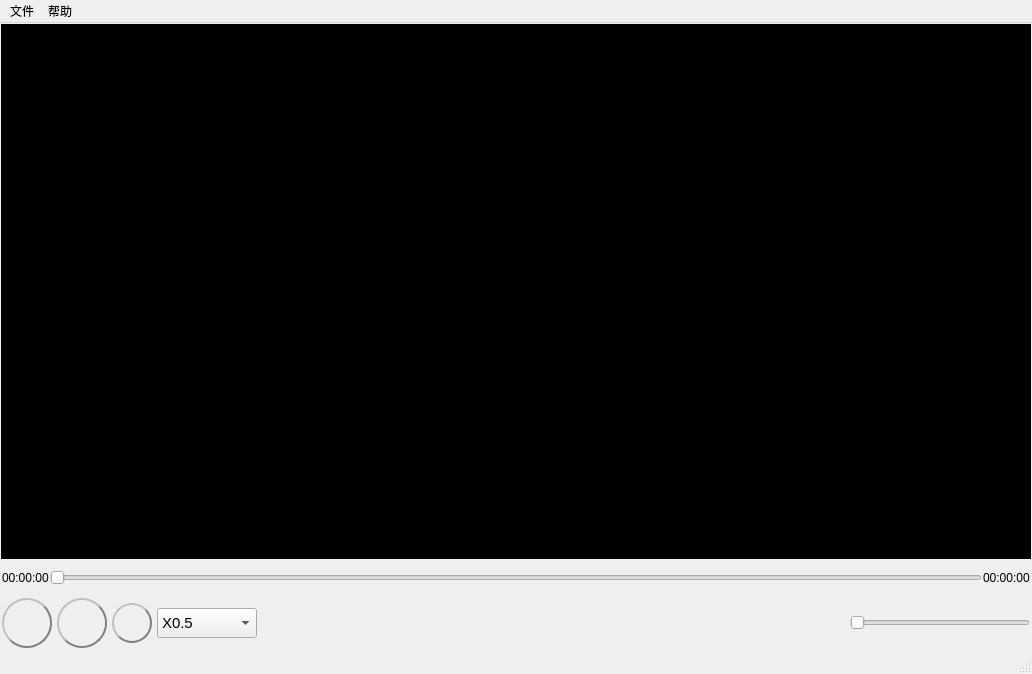
<?xml version="1.0" encoding="UTF-8"?>
<ui version="4.0">
 <class>VideoPlayer</class>
 <widget class="QMainWindow" name="VideoPlayer">
  <property name="geometry">
   <rect>
    <x>0</x>
    <y>0</y>
    <width>1032</width>
    <height>674</height>
   </rect>
  </property>
  <property name="windowTitle">
   <string>MainWindow</string>
  </property>
  <widget class="QWidget" name="centralwidget">
   <layout class="QVBoxLayout" name="layout">
    <property name="spacing">
     <number>1</number>
    </property>
    <property name="leftMargin">
     <number>1</number>
    </property>
    <property name="topMargin">
     <number>1</number>
    </property>
    <property name="rightMargin">
     <number>1</number>
    </property>
    <property name="bottomMargin">
     <number>1</number>
    </property>
    <item>
     <layout class="QVBoxLayout" name="verticalLayout">
      <property name="spacing">
       <number>1</number>
      </property>
      <item>
       <widget class="QWidget" name="video_widget" native="true">
        <property name="styleSheet">
         <string notr="true">background-color: rgb(0, 0, 0);</string>
        </property>
       </widget>
      </item>
      <item>
       <widget class="QWidget" name="progress_widget" native="true">
        <property name="maximumSize">
         <size>
          <width>16777215</width>
          <height>35</height>
         </size>
        </property>
        <layout class="QHBoxLayout" name="horizontalLayout_2">
         <property name="spacing">
          <number>1</number>
         </property>
         <property name="leftMargin">
          <number>1</number>
         </property>
         <property name="topMargin">
          <number>1</number>
         </property>
         <property name="rightMargin">
          <number>1</number>
         </property>
         <property name="bottomMargin">
          <number>1</number>
         </property>
         <item>
          <widget class="QLabel" name="label_startTime">
           <property name="text">
            <string>00:00:00</string>
           </property>
          </widget>
         </item>
         <item>
          <widget class="QSlider" name="Slider_progress">
           <property name="orientation">
            <enum>Qt::Horizontal</enum>
           </property>
          </widget>
         </item>
         <item>
          <widget class="QLabel" name="label_endTime">
           <property name="text">
            <string>00:00:00</string>
           </property>
          </widget>
         </item>
        </layout>
       </widget>
      </item>
      <item>
       <widget class="QWidget" name="set_widget" native="true">
        <property name="maximumSize">
         <size>
          <width>16777215</width>
          <height>55</height>
         </size>
        </property>
        <layout class="QHBoxLayout" name="horizontalLayout_4">
         <property name="spacing">
          <number>5</number>
         </property>
         <property name="leftMargin">
          <number>1</number>
         </property>
         <property name="topMargin">
          <number>1</number>
         </property>
         <property name="rightMargin">
          <number>1</number>
         </property>
         <property name="bottomMargin">
          <number>1</number>
         </property>
         <item>
          <layout class="QHBoxLayout" name="horizontalLayout">
           <item>
            <widget class="QPushButton" name="btn_play">
             <property name="minimumSize">
              <size>
               <width>50</width>
               <height>50</height>
              </size>
             </property>
             <property name="maximumSize">
              <size>
               <width>50</width>
               <height>50</height>
              </size>
             </property>
             <property name="font">
              <font>
               <pointsize>11</pointsize>
              </font>
             </property>
             <property name="styleSheet">
              <string notr="true">QPushButton{
color:white;
border-radius:25px;
border:2px groove gray;
border-style:outset;
}</string>
             </property>
             <property name="text">
              <string/>
             </property>
            </widget>
           </item>
           <item>
            <widget class="QPushButton" name="btn_stop">
             <property name="minimumSize">
              <size>
               <width>50</width>
               <height>50</height>
              </size>
             </property>
             <property name="maximumSize">
              <size>
               <width>50</width>
               <height>50</height>
              </size>
             </property>
             <property name="font">
              <font>
               <pointsize>11</pointsize>
              </font>
             </property>
             <property name="styleSheet">
              <string notr="true">QPushButton{
color:white;
border-radius:25px;
border:2px groove gray;
border-style:outset;
}</string>
             </property>
             <property name="text">
              <string/>
             </property>
            </widget>
           </item>
          </layout>
         </item>
         <item>
          <layout class="QHBoxLayout" name="horizontalLayout_3">
           <item>
            <widget class="QPushButton" name="btn_open">
             <property name="minimumSize">
              <size>
               <width>40</width>
               <height>40</height>
              </size>
             </property>
             <property name="maximumSize">
              <size>
               <width>40</width>
               <height>40</height>
              </size>
             </property>
             <property name="font">
              <font>
               <pointsize>11</pointsize>
              </font>
             </property>
             <property name="styleSheet">
              <string notr="true">QPushButton{
color:white;
border-radius:20px;
border:2px groove gray;
border-style:outset;
}</string>
             </property>
             <property name="text">
              <string/>
             </property>
            </widget>
           </item>
           <item>
            <widget class="QComboBox" name="comboBox_speed">
             <property name="minimumSize">
              <size>
               <width>100</width>
               <height>30</height>
              </size>
             </property>
             <property name="maximumSize">
              <size>
               <width>100</width>
               <height>30</height>
              </size>
             </property>
             <property name="font">
              <font>
               <pointsize>11</pointsize>
              </font>
             </property>
             <item>
              <property name="text">
               <string>X0.5</string>
              </property>
             </item>
             <item>
              <property name="text">
               <string>X0.75</string>
              </property>
             </item>
             <item>
              <property name="text">
               <string>X1</string>
              </property>
             </item>
             <item>
              <property name="text">
               <string>X1.25</string>
              </property>
             </item>
             <item>
              <property name="text">
               <string>X1.5</string>
              </property>
             </item>
             <item>
              <property name="text">
               <string>X1.75</string>
              </property>
             </item>
             <item>
              <property name="text">
               <string>X2</string>
              </property>
             </item>
            </widget>
           </item>
          </layout>
         </item>
         <item>
          <spacer name="horizontalSpacer_5">
           <property name="orientation">
            <enum>Qt::Horizontal</enum>
           </property>
           <property name="sizeHint" stdset="0">
            <size>
             <width>206</width>
             <height>20</height>
            </size>
           </property>
          </spacer>
         </item>
         <item>
          <widget class="QSlider" name="Slider_volume">
           <property name="minimumSize">
            <size>
             <width>180</width>
             <height>20</height>
            </size>
           </property>
           <property name="maximumSize">
            <size>
             <width>180</width>
             <height>20</height>
            </size>
           </property>
           <property name="orientation">
            <enum>Qt::Horizontal</enum>
           </property>
          </widget>
         </item>
        </layout>
       </widget>
      </item>
     </layout>
    </item>
   </layout>
  </widget>
  <widget class="QMenuBar" name="menubar">
   <property name="geometry">
    <rect>
     <x>0</x>
     <y>0</y>
     <width>1032</width>
     <height>24</height>
    </rect>
   </property>
   <widget class="QMenu" name="menuFile">
    <property name="title">
     <string>文件</string>
    </property>
    <addaction name="actionOpen"/>
   </widget>
   <widget class="QMenu" name="menuhelp">
    <property name="title">
     <string>帮助</string>
    </property>
    <addaction name="actionhelp2"/>
   </widget>
   <addaction name="menuFile"/>
   <addaction name="menuhelp"/>
  </widget>
  <widget class="QStatusBar" name="statusbar"/>
  <action name="actionOpen">
   <property name="text">
    <string>打开</string>
   </property>
   <property name="shortcut">
    <string>Ctrl+O</string>
   </property>
  </action>
  <action name="actionhelp2">
   <property name="text">
    <string>介绍</string>
   </property>
   <property name="shortcut">
    <string>F1</string>
   </property>
  </action>
 </widget>
 <resources/>
 <connections/>
</ui>
